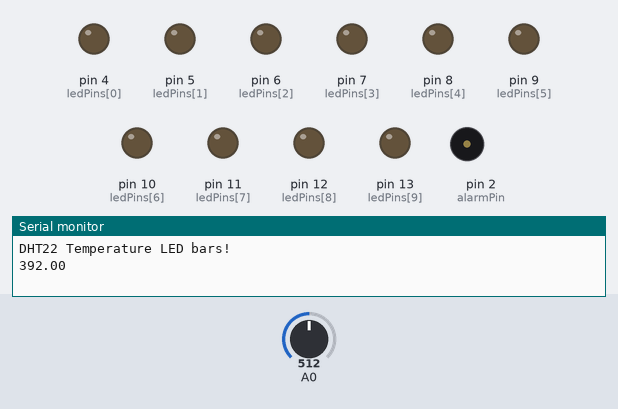
This sketch was run on a simulated Arduino Uno, built with avr-gcc and run on an emulated ATmega328P. Parts: output pins drawn as LEDs (lit = HIGH), buzzer (waves = sounding), the last lines printed to the serial monitor. The inputs (shaded band) are chosen by the test bench; at power-on: A0 = 512.

Above: at 2.5 s.
At 5.5 s:
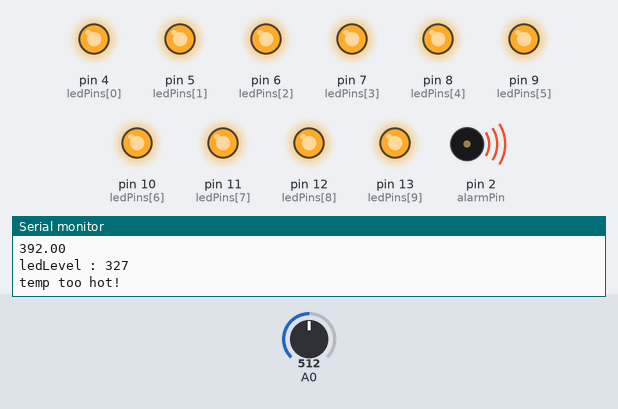
Timing chart, 0 to 11.5 s (numbered marks = the images above):
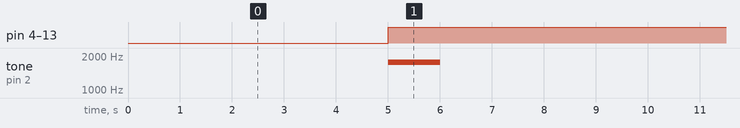

Measured:
- by itself, tone on pin 2 (alarmPin): alternates 1760 Hz for 1.0 s and silent for 9.0 s
- by itself, pin 4 (ledPins[0]), pin 5 (ledPins[1]), pin 6 (ledPins[2]), pin 7 (ledPins[3]), pin 8 (ledPins[4]), pin 9 (ledPins[5]), pin 10 (ledPins[6]), pin 11 (ledPins[7]), pin 12 (ledPins[8]), pin 13 (ledPins[9]): LOW → HIGH at 5.0 s

The sketch:

temp_dht_dash.ino
```cpp
  // Example testing sketch for various DHT humidity/temperature sensors
// Written by ladyada, public domain

//#include "DHT.h"

//#define DHTPIN 2     // what digital pin we're connected to

// Uncomment whatever type you're using!
//#define DHTTYPE DHT11   // DHT 11
//#define DHTTYPE DHT22   // DHT 22  (AM2302), AM2321
//#define DHTTYPE DHT21   // DHT 21 (AM2301)

// Connect pin 1 (on the left) of the sensor to +5V
// NOTE: If using a board with 3.3V logic like an Arduino Due connect pin 1
// to 3.3V instead of 5V!
// Connect pin 2 of the sensor to whatever your DHTPIN is
// Connect pin 4 (on the right) of the sensor to GROUND
// Connect a 10K resistor from pin 2 (data) to pin 1 (power) of the sensor

// Initialize DHT sensor.
// Note that older versions of this library took an optional third parameter to
// tweak the timings for faster processors.  This parameter is no longer needed
// as the current DHT reading algorithm adjusts itself to work on faster procs.
//DHT dht(DHTPIN, DHTTYPE);

int baselineTempF = 65;
int maxTempF = 75;
int ledCount = 10;
int ledPins[] = {4,5,6,7,8,9,10,11,12,13};
int alarmPin = 2;

void setup() {
  Serial.begin(9600);
  Serial.println("DHT22 Temperature LED bars!");

  //dht.begin();
  for (int thisLed = 0; thisLed < ledCount; thisLed++) {
    pinMode(ledPins[thisLed], OUTPUT);
  }
  pinMode(alarmPin, OUTPUT);
  //initialize();
}

void loop() {
  // Read temperature as Fahrenheit (isFahrenheit = true)
  //float f = dht.readTemperature(true);
 float temperature = getVoltage(0);  //getting the voltage reading from the temperature sensor
 temperature = (((temperature - .5) * 100)*1.8)+32;          //converting from 10 mv per degree wit 500 mV offset
                                                  //to degrees ((volatge - 500mV) times 100)
 Serial.println(temperature);                     //printing the result
 delay(5000);

  //map temp to bargraph LED level
  int ledLevel = map(temperature, baselineTempF, maxTempF, 0, ledCount);
  Serial.print("ledLevel : ");
  Serial.println(ledLevel);
  //output LEDs
  for (int thisLed = 0; thisLed < ledCount; thisLed++){
    if (thisLed < ledLevel){
      digitalWrite(ledPins[thisLed], HIGH);
    } else {
      digitalWrite(ledPins[thisLed], LOW);
    }
  }
  //If temperature value is out of range, sound an alarm
  if(temperature > maxTempF)
  {
    Serial.println("temp too hot!");
    tone(alarmPin,1760,1000);
  }
  if(temperature < baselineTempF)
  {
    Serial.println("temp too low!");
    tone(alarmPin,440,1000);
  }
  delay(5000);

}

float getVoltage(int pin){
 return (analogRead(pin) * .004882814); //converting from a 0 to 1023 digital range
                                        // to 0 to 5 volts (each 1 reading equals ~ 5 millivolts
}

void initialize()
{
  int delay_val=50;
  int i=0,n=0;

  while(i < 14 && n==0)
  {
    digitalWrite(ledPins[i], HIGH);   // set the LED on
    delay(delay_val);              // wait for a second
    i=i+1;
    if(i==14)
    {
      n=1;
    }

  }

  i=0;

  while(i<14 && n==1)
  {
    digitalWrite(ledPins[i], LOW);   // set the LED off
    delay(delay_val);
    i=i+1;
    if(i==14)
    {
      n=0;
    }
  }


}
```
